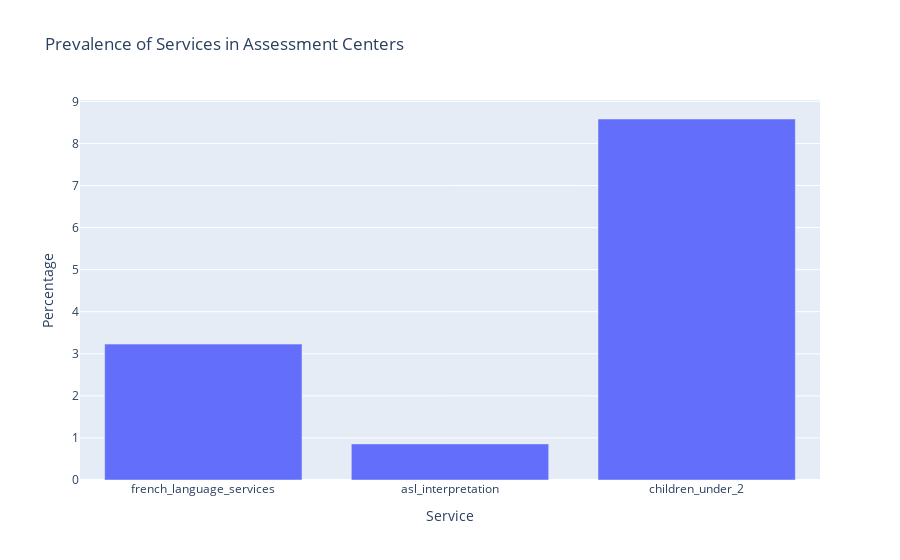

Notebook code for this chart:
### Markdown cell above
### 3. Geographic Visualization

### Code cell
# Create a dictionary to store the prevalence of each service
service_prevalence = {}

# Calculate the prevalence for each service in the overall dataset
for service in ['french_language_services', 'asl_interpretation', 'children_under_2']:
    service_prevalence[service] = (data[service].sum() / len(data)) * 100

# Create a DataFrame from the service_prevalence dictionary
service_prevalence_df = pd.DataFrame.from_dict(service_prevalence, orient='index', columns=['Percentage'])

# Create a bar chart using Plotly
fig = px.bar(service_prevalence_df, x=service_prevalence_df.index, y='Percentage',
             title='Prevalence of Services in Testing Centres')

fig.update_layout(xaxis_title='Service', yaxis_title='Percentage')
fig.show()

### Figure 1 — Plotly figure (JSON) as saved in the notebook; plotly's stock layout.template omitted (floating-point values rounded to 4 significant figures)
{"data": [{"alignmentgroup": "True", "hovertemplate": "index=%{x}<br>Percentage=%{y}<extra></extra>", "legendgroup": "", "marker": {"color": "#636efa", "pattern": {"shape": ""}}, "name": "", "offsetgroup": "", "orientation": "v", "showlegend": false, "textposition": "auto", "type": "bar", "x": ["french_language_services", "asl_interpretation", "children_under_2"], "xaxis": "x", "y": [3.231, 0.8582, 8.582], "yaxis": "y"}], "layout": {"barmode": "relative", "geo": {"center": {"lat": 43.65, "lon": -79.38}, "projection": {"scale": 18}, "scope": "north america"}, "legend": {"tracegroupgap": 0}, "title": {"text": "Prevalence of Services in Assessment Centers"}, "xaxis": {"anchor": "y", "domain": [0, 1], "title": {"text": "Service"}}, "yaxis": {"anchor": "x", "domain": [0, 1], "title": {"text": "Percentage"}}}}
